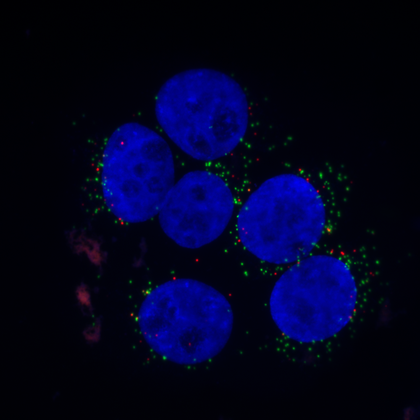
%> input picture TSBB08/lab5/C9minpeps2.bmp, 420 x 420 px, shrunk from 1000 x 1000 before the run
$ octave lab5_main_exercisE.m   (GNU Octave 9; MATLAB toolbox functions it lacks are replaced by stand-ins)
%> lines starting %> are read from the running program, lines starting %| are printed output that depends on the picture; in (x1, y1, x2, y2) boxes, pixels count from 0 and x2, y2 are one past the last pixel; in counts of white or black regions, pixels touching at a corner belong together; the program's own positions count from 1
%% Main exercise
close all
clc
clear all
%% Binary manip
% Read a colour image
%--------------------
im1 = double(imread('C9minpeps2.bmp'));
figure(1), imshow(im1/255);title('Original picture');

% Look at the three colour components RGB
%----------------------------------------
im1r=im1(:,:,1); im1g=im1(:,:,2); im1b=im1(:,:,3);
%> after `im1b=im1(:,:,3)`:
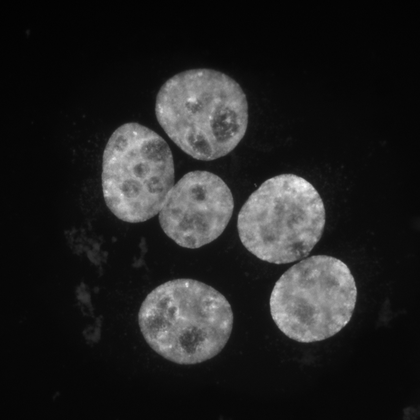
%> im1b: size 420x420 double; min 1, max 254, mean 34.3

% Compute the histogram of the blue image and do threshholding
%-------------------------------------------------------------
histo = hist(im1b(:),[0:255]);
%> histo = 256 values, max 17056 at index 9, min 0 at index 1, mean 689.1
%figure(5), stem(histo);
im1bT = im1b>50;
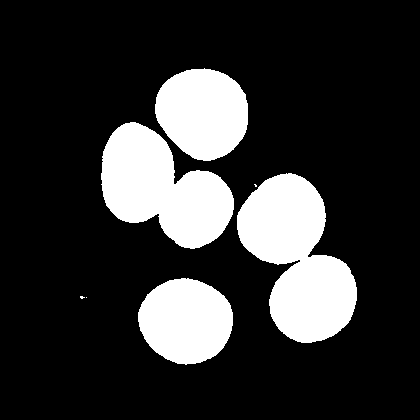
%> im1bT: size 420x420 logical; 20% white; 7 white regions (3 under 20 px), largest, box (x1, y1, x2, y2) and area: (237, 173, 357, 343) 12117, (101, 122, 234, 249) 10156, (155, 68, 248, 161) 6620, (138, 278, 233, 365) 6315
%figure(6), imshow(im1bT,[0 1]), colormap(gray), colorbar;

% Perfom opening
%---------------
tmp = bwmorph(im1bT,'erode',2);
%> tmp: size 420x420 logical; 17.7% white; 4 white regions, box (x1, y1, x2, y2) and area: (239, 176, 355, 341) 10747, (103, 124, 232, 247) 9029, (157, 71, 246, 159) 5895, (140, 280, 231, 362) 5603
tmp = bwmorph(tmp,'dilate',2);
%> tmp: size 420x420 logical; 19.9% white; 4 white regions, box (x1, y1, x2, y2) and area: (237, 174, 357, 343) 12107, (101, 122, 234, 249) 10141, (155, 69, 248, 161) 6619, (138, 278, 233, 364) 6311

% Perform closing
%----------------
tmp = bwmorph(tmp,'dilate',1);
%> tmp: size 420x420 logical; 21.1% white; 4 white regions, box (x1, y1, x2, y2) and area: (236, 173, 358, 344) 12796, (100, 121, 235, 250) 10709, (154, 68, 249, 162) 6993, (137, 277, 234, 365) 6677
im1bTmorph = bwmorph(tmp,'erode',1);
%> im1bTmorph: size 420x420 logical; 20% white; 4 white regions, box (x1, y1, x2, y2) and area: (237, 174, 357, 343) 12132, (101, 122, 234, 249) 10145, (155, 69, 248, 161) 6619, (138, 278, 233, 364) 6311

figure(7), imshow(im1bTmorph,[0 1]), colormap(gray), colorbar;
title('Original picture after performing opening and closing');


%% watershead
% Compute the distance transform inside the objects
%--------------------------------------------------
D = bwdist(~im1bTmorph);
figure(8), imshow(D,[],'InitialMagnification','fit');
title('Distance transform of inverse of black/white blob picture');
colormap(jet), colorbar;

% Change the sign of the distance transform and
% set pixels outside the object to the minimum value
%---------------------------------------------------
Dinv = -D;
Dinv(~im1bTmorph) = min(min(Dinv));
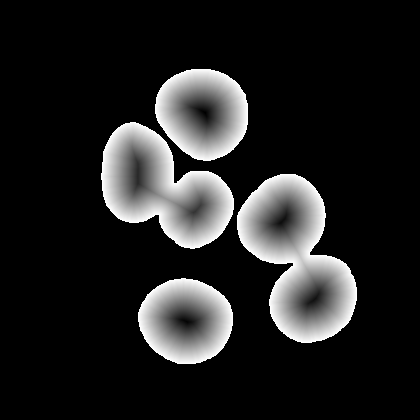
%> Dinv: size 420x420 single; min -43.14, max -1, mean -37.45; drawn with min black and max white
figure(9), imshow(Dinv,[],'InitialMagnification','fit');
title('Complement distance transform of ~binary image of cells');
colormap(jet), colorbar;


%% Fix so that only one reg min per blob, we get several large ones
Dthres = D;
loc9 = find(Dthres<= 80);
%> loc9 = 176400 values from 1 to 176400
Dthres(loc9) = 0;
%> Dthres: size 420x420 single; every value is 0

figure(10), imshow(Dthres,[],'InitialMagnification','fit');
title('Thresholded distance transform');
colormap(jet);
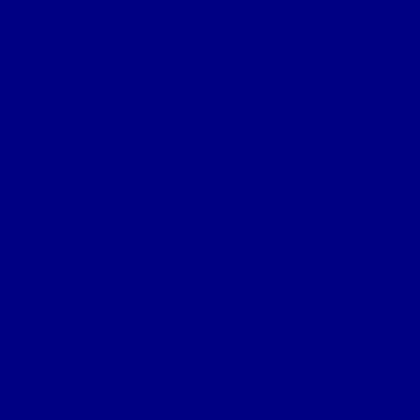
%> displayed picture: size 420x420x3, on the screen's scale of 0 to 255; mean R, G, B 0, 0, 131

Thres = Dthres >= 1; %% every min is = 1
%> Thres: size 420x420 logical; every value is 0

figure(11), imshow(Thres,[],'InitialMagnification','fit');
title('regional mins as only one value, 1');
colormap(jet), colorbar;

%% Shrink to point of all mins and labeling
Thres = bwmorph(Thres,'shrink',Inf);
Thres(10,10) = 1;
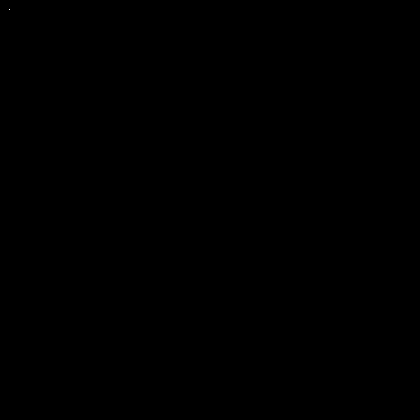
%> Thres: size 420x420 logical; 0% white in thin lines or dots, all inside (x1, y1, x2, y2) = (9, 9, 10, 10)
% Perform labeling
%-----------------
labelstruct = bwconncomp(Thres,8);
%> labelstruct = 1 connected component

% Make a labelimage to look at
%-----------------------------
NumObj = labelstruct.NumObjects;
%> NumObj = 1
labelim = zeros(labelstruct.ImageSize);
%> labelim: size 420x420 double; every value is 0
for no = 1:NumObj
    labelim(labelstruct.PixelIdxList{no}) = no;
end
%> this loop made 1 pass

figure(19), imshow(labelim,[],'InitialMagnification','fit');
title('Local mins');
colormap(jet), colorbar;

%% get the surroundings

D3 = bwdist(im1bTmorph);
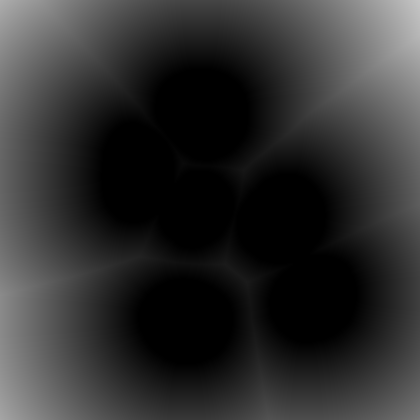
%> D3: size 420x420 single; min 0, max 197.8, mean 47.9
loc3= find(D3 >= 100);
%> loc3 = 25223 values from 1 to 176400
D3(loc3) = 0;
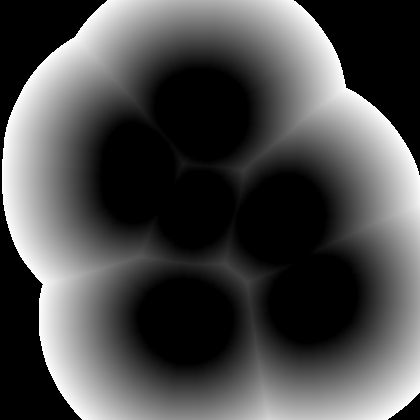
%> D3: size 420x420 single; 14.3% of pixels changed, all inside (x1, y1, x2, y2) = (0, 0, 420, 420); drawn with min black and max white

figure(13), imshow(D3,[],'InitialMagnification','fit');
title('Outer distance transform of the cells');
colormap(jet), colorbar;

%% isolating a cell
% Compute the watershed transform
%--------------------------------
%> (the run ends here)

$ run again, with TSBB08/lab5/C9minpeps10.bmp copied over TSBB08/lab5/C9minpeps2.bmp
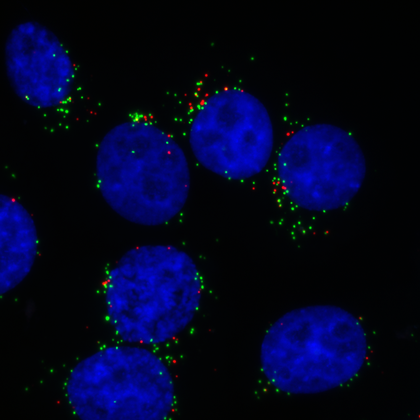
%> input picture TSBB08/lab5/C9minpeps10.bmp, 420 x 420 px, shrunk from 1000 x 1000 before the run
%> histo = 256 values, max 31651 at index 4, min 0 at index 244, mean 689.1
%> `im1bT = im1b>50;`:
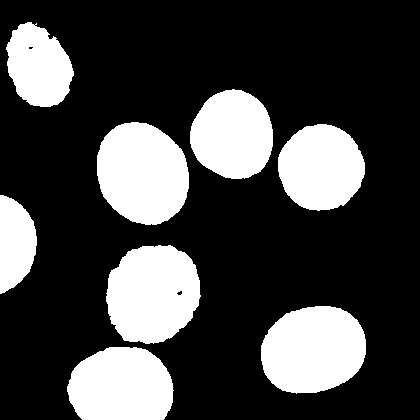
%> im1bT: size 420x420 logical; 26.7% white; 8 white regions, largest, box (x1, y1, x2, y2) and area: (97, 122, 189, 225) 7424, (106, 245, 201, 344) 7362, (261, 306, 366, 394) 7345
%> im1bTmorph: size 420x420 logical; 26.7% white; 8 white regions, largest, box (x1, y1, x2, y2) and area: (97, 122, 189, 225) 7425, (106, 246, 200, 344) 7353, (261, 306, 366, 393) 7344
%> loc9 = 176400 values from 1 to 176400
%> Dthres: size 420x420 single; every value is 0
%> labelstruct = 1 connected component
%> NumObj = 1
%> the loop `for no = 1:NumObj` made 1 pass
%> loc3 = 4179 values from 63421 to 176044
%> `D3(loc3) = 0;`:
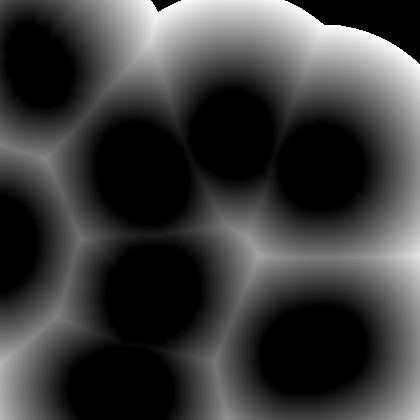
%> D3: size 420x420 single; min 0, max 99.99, mean 23.4; drawn with min black and max white

$ run again, with TSBB08/lab5/C9minpeps8.bmp copied over TSBB08/lab5/C9minpeps2.bmp
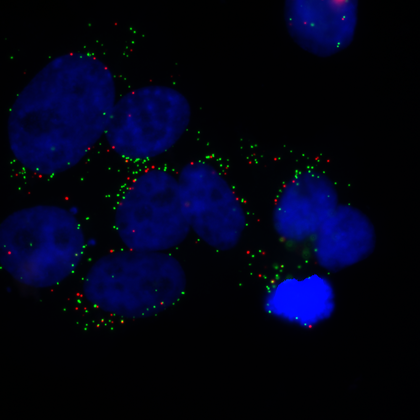
%> input picture TSBB08/lab5/C9minpeps8.bmp, 420 x 420 px, shrunk from 1000 x 1000 before the run
%> histo = 256 values, max 55490 at index 3, min 2 at index 177, mean 689.1
%> `im1bT = im1b>50;`:
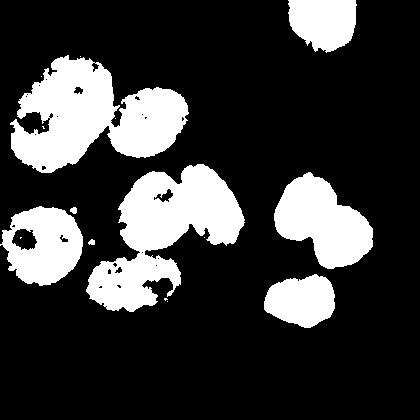
%> im1bT: size 420x420 logical; 22.2% white; 16 white regions (8 under 20 px), largest, box (x1, y1, x2, y2) and area: (10, 55, 189, 173) 11982, (86, 164, 245, 312) 11183, (274, 172, 373, 269) 5783
%> im1bTmorph: size 420x420 logical; 21.9% white; 7 white regions, largest, box (x1, y1, x2, y2) and area: (11, 57, 188, 173) 11739, (87, 164, 244, 312) 11026, (274, 173, 373, 269) 5782
%> loc9 = 176400 values from 1 to 176400
%> Dthres: size 420x420 single; every value is 0
%> labelstruct = 1 connected component
%> NumObj = 1
%> the loop `for no = 1:NumObj` made 1 pass
%> loc3 = 6613 values from 381 to 176400
%> `D3(loc3) = 0;`:
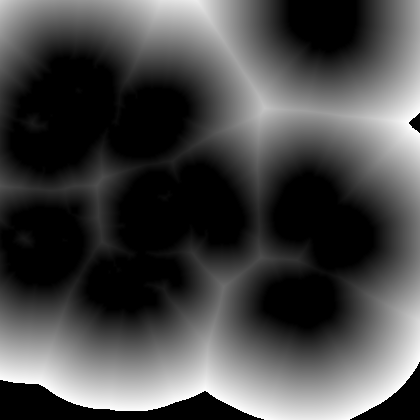
%> D3: size 420x420 single; min 0, max 99.99, mean 28.4; drawn with min black and max white
